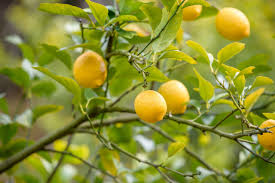
#> input picture Datasets/images/images1.jpeg, 275 x 183 px, given in place of the camera
$ jupyter execute realtime.ipynb
#> lines starting #> are read from the running program, lines starting #| are printed output that depends on the picture; after the words box and inside, x2 and y2 are one past the last pixel; in counts of white or black regions, pixels touching at a corner belong together
[cell 1]
import cv2
import numpy as np

# Define color range for lemons (lemon color in HSV)
lower_yellow = np.array([20, 100, 100])
upper_yellow = np.array([30, 255, 255])

# Set a minimum area threshold to filter out smaller contours
min_area = 1000  # Adjust this value as needed

# Set additional filtering criteria for width and height
min_width = 100  # Minimum width of the bounding box
min_height = 100  # Minimum height of the bounding box

# Create a kernel for morphological operations
kernel = np.ones((5, 5), np.uint8)

# Open the webcam (change the index if needed)
cap = cv2.VideoCapture(0)

def preprocess_frame(frame):
    """
    Preprocess the input frame: Convert to HSV, apply noise reduction, and perform background subtraction.
    """
    # Convert the frame to HSV color space
    hsv = cv2.cvtColor(frame, cv2.COLOR_BGR2HSV)

    # Apply Gaussian Blur to reduce noise
    blurred = cv2.GaussianBlur(hsv, (5, 5), 0)

    return blurred

def segment_objects(hsv_frame):
    """
    Segment the objects of interest from the background using color thresholding and morphological operations.
    """
    # Create a mask for lemon color
    mask_lemon = cv2.inRange(hsv_frame, lower_yellow, upper_yellow)

    # Apply morphological operations to clean up the mask
    mask_lemon = cv2.morphologyEx(mask_lemon, cv2.MORPH_CLOSE, kernel)
    mask_lemon = cv2.morphologyEx(mask_lemon, cv2.MORPH_OPEN, kernel)

    return mask_lemon

def extract_features_and_count(mask, original_frame):
    """
    Extract features such as contour area, bounding box dimensions, and count the objects.
    """
    # Find contours in the mask
    contours, _ = cv2.findContours(mask, cv2.RETR_EXTERNAL, cv2.CHAIN_APPROX_SIMPLE)

    # Filter contours based on area, width, and height
    filtered_contours = []
    for contour in contours:
        x, y, w, h = cv2.boundingRect(contour)
        if cv2.contourArea(contour) > min_area and w > min_width and h > min_height:
            filtered_contours.append(contour)
            # Draw bounding box around detected lemon
            cv2.rectangle(original_frame, (x, y), (x + w, y + h), (0, 255, 0), 2)

    # Count the number of detected lemons
    lemon_count = len(filtered_contours)

    return lemon_count

def display_results(frame, lemon_count):
    """
    Display the results, including the count of lemons and the processed frame.
    """
    # Display the count on the frame
    cv2.putText(frame, f"Lemons Detected: {lemon_count}", (10, 30), cv2.FONT_HERSHEY_SIMPLEX, 1, (0, 255, 0), 2)

    # Display the resulting frame
    cv2.imshow('Lemon Detection', frame)

def save_results(lemon_count):
    """
    Save the counted results to a text file.
    """
    with open("lemon_count.txt", "a") as f:
        f.write(f"Lemons Detected: {lemon_count}\n")

def main():
    while True:
        # Capture frame-by-frame
        ret, frame = cap.read()
#> frame is the input picture: shape (183, 275, 3); mean B, G, R 50.1, 142.6, 137.5

        if not ret:
            break

        # Preprocess the frame
        preprocessed_frame = preprocess_frame(frame)
#> in preprocess_frame, `hsv = cv2.cvtColor(frame, cv2.COLOR_BGR2HSV)`: hsv: shape (183, 275, 3); mean H, S, V 33.1, 171.7, 147.7
#> in preprocess_frame, `blurred = cv2.GaussianBlur(hsv, (5, 5), 0)`: blurred: shape (183, 275, 3); mean H, S, V 33.1, 171.7, 147.7

        # Segment the objects
        mask = segment_objects(preprocessed_frame)
#> in segment_objects, `mask_lemon = cv2.inRange(hsv_frame, lower_yellow, upper_yellow)`:
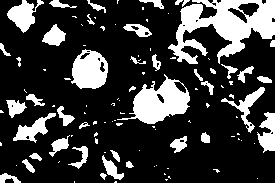
#> mask_lemon: shape (183, 275); 23.2% white; 106 white regions (64 under 20 px), largest, box (x1, y1, x2, y2) and area: (168, 0, 275, 64) 3395, (117, 74, 190, 124) 1735, (71, 49, 108, 89) 1071
#> in segment_objects, `mask_lemon = cv2.morphologyEx(mask_lemon, cv2.MORPH_CLOSE, kernel)`:
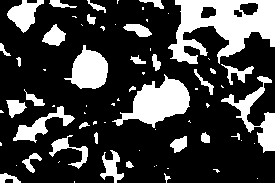
#> mask_lemon: shape (183, 275); 25.8% white; 70 white regions (37 under 20 px), largest, box (x1, y1, x2, y2) and area: (168, 0, 275, 64) 3850, (112, 74, 190, 128) 2020, (64, 45, 108, 89) 1178
#> in segment_objects, `mask_lemon = cv2.morphologyEx(mask_lemon, cv2.MORPH_OPEN, kernel)`:
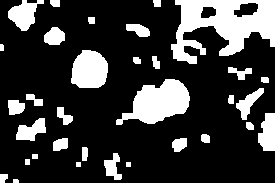
#> mask_lemon: shape (183, 275); 22.5% white; 33 white regions

        # Extract features and count objects
        lemon_count = extract_features_and_count(mask, frame)
#> in extract_features_and_count, `contours, _ = cv2.findContours(mask, cv2.RETR_EXTERNAL, cv2.CHAIN_APPR..`: contours = 33 contours, 4 with area under 20; largest, box (x1, y1, x2, y2) and area: (171, 0, 275, 64) 3891, (116, 79, 190, 125) 1870, (71, 50, 108, 88) 1086, (8, 0, 44, 31) 557, (258, 113, 275, 151) 458
#> the loop in extract_features_and_count, `for contour in contours:` made 33 passes
#> (x, y, w, h) on passes 1, 2, 7, 8, 9, 10, 11, 12, 13, 14, 15, 16: (13, 179, 6, 4), (0, 174, 8, 9), (104, 153, 18, 27), (82, 147, 6, 14), (172, 138, 15, 14), (53, 138, 15, 13), (201, 134, 9, 9), (246, 122, 8, 8), (16, 118, 30, 23), (258, 113, 17, 38), (57, 107, 16, 18), (8, 100, 17, 15)
#> (contour, x, y, w, h) on passes 3 to 6: ([[126, 162], [126, 166], [130, 166], [130, 162]], 126, 162, 5, 5), ([[76, 162], [76, 166], [80, 166], [80, 162]], 76, 162, 5, 5), ([[25, 159], [25, 164], [29, 164], [29, 159]], 25, 159, 5, 6), ([[32, 154], [32, 158], [37, 158], [37, 154]], 32, 154, 6, 5)
#> after the loop in extract_features_and_count, `for contour in contours:`: filtered_contours = []
#> in extract_features_and_count, `lemon_count = len(filtered_contours)`: lemon_count = 0
#> lemon_count = 0

        # Display the results
        display_results(frame, lemon_count)
#> in display_results, `cv2.putText(frame, f"Lemons Detected: {lemon_count}", (10, 30), cv2.FO..`:
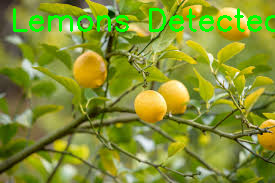
#> frame: shape (183, 275, 3); 3.58% of pixels changed, all inside (x1, y1, x2, y2) = (13, 8, 275, 32)

        # Save the results to a file (optional)
        save_results(lemon_count)

        # Break the loop if 'q' is pressed
        if cv2.waitKey(1) & 0xFF == ord('q'):
#> (key q is pressed here)
            break

    # When everything done, release the capture and close windows
    cap.release()
    cv2.destroyAllWindows()

if __name__ == "__main__":
    main()

$ run again, on Datasets/images/images12.jpeg
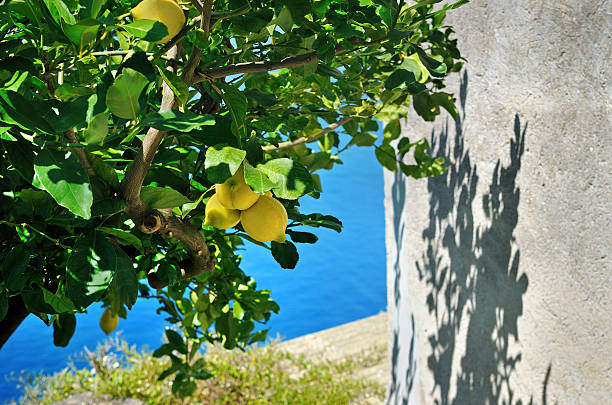
#> input picture Datasets/images/images12.jpeg, 612 x 405 px, given in place of the camera
#> in main, frame is the input picture: shape (405, 612, 3); mean B, G, R 104.1, 131, 103.9
#> hsv: shape (405, 612, 3); mean H, S, V 52.7, 127.1, 140.6
#> blurred: shape (405, 612, 3); mean H, S, V 52.7, 127.1, 140.6
#> in segment_objects, `mask_lemon = cv2.morphologyEx(mask_lemon, cv2.MORPH_OPEN, kernel)`:
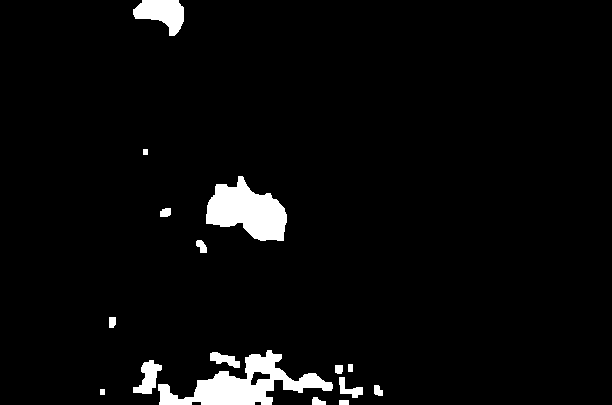
#> mask_lemon: shape (405, 612); 4% white; 16 white regions
#> contours = 16 contours; largest, box (x1, y1, x2, y2) and area: (158, 350, 333, 405) 3715, (206, 176, 287, 241) 3118, (133, 0, 184, 36) 1060, (133, 360, 162, 394) 461, (210, 352, 240, 368) 226
#> the loop in extract_features_and_count, `for contour in contours:` made 16 passes
#> (x, y, w, h) on passes 2, 4, 5, 6, 8, 9, 10, 11: (312, 397, 14, 8), (374, 385, 9, 11), (339, 377, 24, 21), (335, 365, 8, 9), (133, 360, 29, 34), (210, 352, 30, 16), (158, 350, 175, 55), (109, 317, 7, 11)
#> after the loop in extract_features_and_count, `for contour in contours:`: filtered_contours = []
#> in extract_features_and_count, `lemon_count = len(filtered_contours)`: lemon_count = 0
#> in display_results, `cv2.putText(frame, f"Lemons Detected: {lemon_count}", (10, 30), cv2.FO..`:
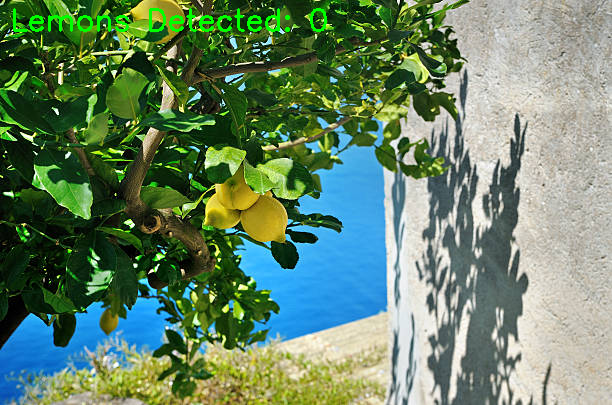
#> frame: shape (405, 612, 3); 0.85% of pixels changed, all inside (x1, y1, x2, y2) = (13, 8, 327, 32)
